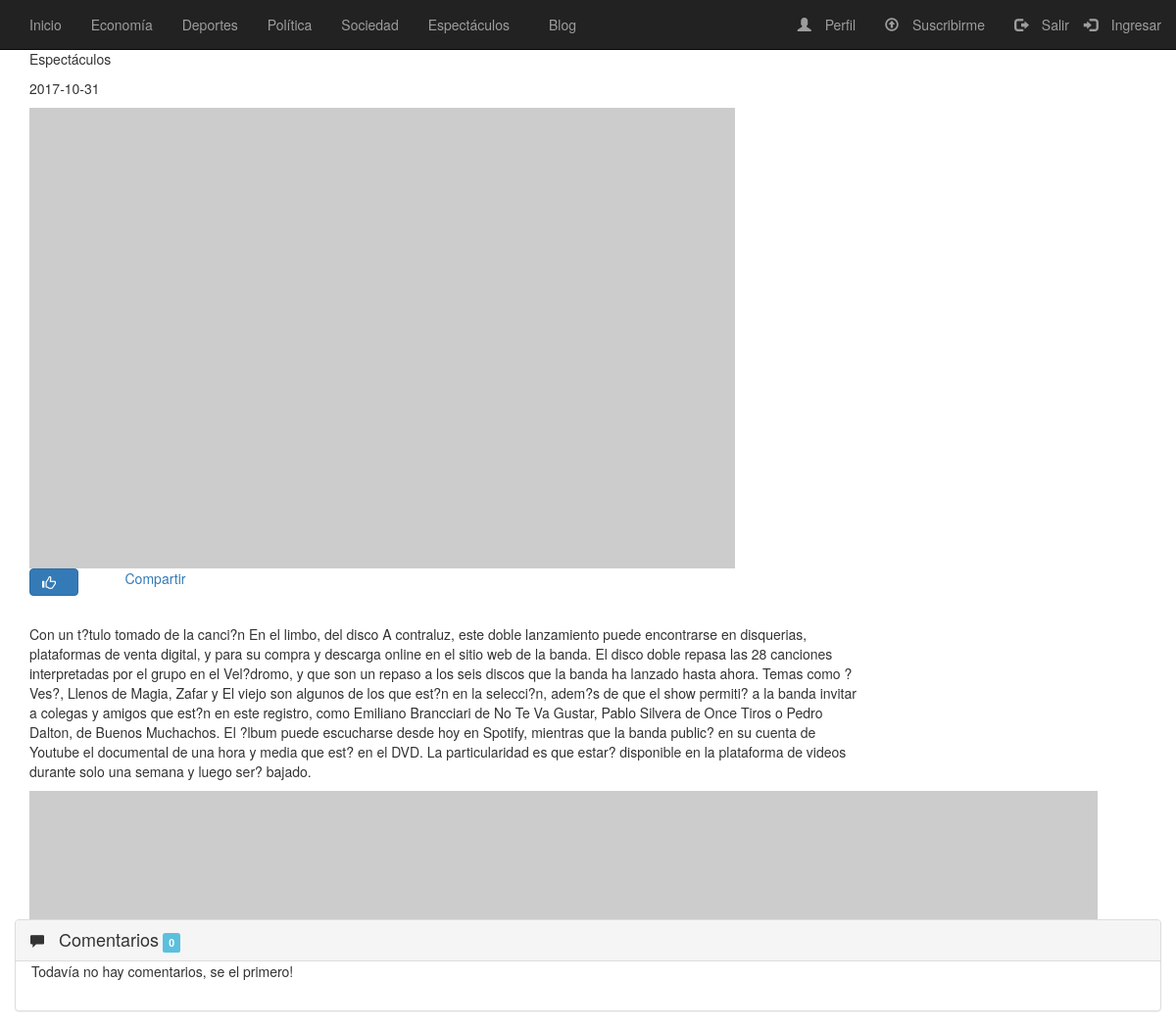
Screenshot of /frontend/presentacion/noticia.php?art=1 with the database file from the repository.
### tables this page shows
CREATE TABLE `seccion` (
  `id_s` int(11) NOT NULL,
  `nombre` varchar(50) DEFAULT NULL,
  `contador` int(11) DEFAULT NULL,
  `id_ed` int(11) DEFAULT NULL
);

CREATE TABLE `articulo` (
  `id_a` int(11) NOT NULL,
  `titulo` varchar(50) DEFAULT NULL,
  `fecha_a` date DEFAULT NULL,
  `contenido` varchar(7000) DEFAULT NULL,
  `autor` varchar(50) DEFAULT NULL,
  `likes` int(11) DEFAULT NULL,
  `contador_a` int(11) DEFAULT NULL,
  `id_s` int(11) DEFAULT NULL,
  `art_d` tinyint(1) DEFAULT NULL
);

### frontend/clases/model.php (called while the page is built, shortened)
<?php
    abstract class Model{
        public function __construct(){
            $this->_db = new mysqli(DB_HOST, DB_USER, DB_PASS, DB_NAME);
        }
    }

### frontend/clases/seccion.class.php (called while the page is built, shortened)
<?php
require_once('model.php');
class seccion extends Model{
    private $id;
function __construct($id='',$nombre='',$visitas='',$id_edicion='')
{
    $this->id=$id;
}
public function setId($id){
    $this->id=$id;
}
public function getId(){
    return $this->id;
}
public function listarSecciones(){
    $sql="SELECT `id_s`, `nombre` FROM `seccion`";
    $result = $this->_db->prepare($sql);
    $result->execute();
    $resultado = $result->get_result();
    $secciones = array();
    while ($row = $resultado->fetch_assoc()) {
      $secciones[] = $row;
    }
    return ($secciones);
}
public function nombreSeccion(){
    $id_s = $this->getId();
    $sql="SELECT `nombre`FROM `seccion` WHERE `id_s` =?";
    $result = $this->_db->prepare($sql);
    $result -> bind_param('i',$id_s);
    $result->execute();
    $resultado = $result->get_result();
    $row = $resultado->fetch_assoc();
    return ($row);
}
}

### frontend/clases/articulo.class.php (called while the page is built, shortened)
<?php
require_once('model.php');
class articulo extends Model{
    private $id;
function __construct($id='',$titulo='',$noticia='',$seccion='',$fecha='',$autor='',$destacado='',$comentario='',$visita='')
{
    $this->id=$id;
}
public function setId($id){
    $this->id=$id;
}
public function getId(){
    return $this->id;
}
public function listarArt(){
    $id_a = $this->getId();
    $sql="SELECT * FROM articulo where id_a = ?";
    $result = $this->_db->prepare($sql);
    $result -> bind_param('i',$id_a);
    $result ->execute();
    $resultado = $result->get_result();
    $art = $resultado->fetch_assoc();
    return($art);
}
}

### frontend/clases/publicidad.class.php (called while the page is built, shortened)
<?php
require_once('model.php');
class publicidad extends Model{
public function listarPubNoticia(){
    $espacio = 2;
    $fecha_hoy = date('Y-m-d');
    $sql="SELECT publicidad.publicacion AS p FROM publicidad, espacio, hay WHERE espacio.ubicacion = ?
    AND publicidad.fecha_h > ? AND hay.id_pub = publicidad.id_pub AND hay.id_esp = espacio.id_esp";
    $result=$this->_db->prepare($sql);
    $result ->bind_param('ss',$espacio,$fecha_hoy);
    $result ->execute();
    $resultado = $result->get_result();
    $publicidades = array();
    while ($row = $resultado->fetch_assoc()){
        $publicidades[] = $row;
    }
    if ($publicidades == null){
        return (false);
    }else{
        $i = array();
        foreach($publicidades as $p){
            $i[] = $p['p'];
        }
        $p = array_rand($i);
    return ($i[$p]);
    }
}
}

### frontend/presentacion/noticia.php (the view, shortened to what this page needs)
<html>
<head>
<link rel="stylesheet" href="https://maxcdn.bootstrapcdn.com/bootstrap/3.3.7/css/bootstrap.min.css">
<link rel="stylesheet" href="<?= $CSS;?>/estilos.css">
</head>
<?php
include('headerNoti.php');
    ?>
    <?php
if(isset($_GET['art'])){
    require_once($CLASES_DIR . 'articulo.class.php');
    $articulo = New articulo();
    $articulo->setId($id_art);
    $art = $articulo->listarArt();
    require_once ($CLASES_DIR . 'seccion.class.php');
    $sec = New seccion();
    $sec->setId($art['id_s']);
    $seccion = $sec->nombreSeccion();
    $seccion = $seccion['nombre'];
    ?>
    <body>
    <div class="container">
        <div class="row" >
            <div class="col-md-9">
                <div class="articulo">
                    <div>
                        <p class="tituloNoti"><?= $art['titulo']?></p>
                        <p class="cateNoti"><?= $seccion?></p>
                        <p class="fechaNoti"><?= $art['fecha_a'];?></p>
                    </div>
                </div>
            </div>
        </div>
        <div class="row">
            <div class="col-md-9 col-sm-12">
                <img class="imgNoti" src="http://placehold.it/720x470/eeeeee/333333" alt="Imágen">
            </div>
        </div>
        <div class="row">
            <div class="like">
                <div class="form-group likeNoticia col-md-1">
                        <form id="frmLike" name="frmLike" action="<?= $LOGICA;?>/procesarLike.php">
                            <button type="submit" id="btnLike" name="btnLike" class="btn btn-primary"><span class="glyphicon glyphicon-thumbs-up"></span></button>
                        </form>
                </div>
                <div class="compartirNoticia col-md-1">
                    <div class="fb-share-button" data-href="http://localhost" data-layout="button" data-size="large" data-mobile-iframe="true">
                    <a class="fb-xfbml-parse-ignore" target="_blank" href="https://www.facebook.com/sharer/sharer.php?u=http%3A%2F%2Flocalhost%2F&amp;src=sdkpreparse">Compartir</a></div>
                </div>
            </div>
        </div>
        <div class="row">
            <div class="txtNoti col-md-9 col-sm-12">
                <p>
                    <?= $art['contenido'];?>
                </p>
            </div>
        </div>
</div>
<div class="container">
    <div class="row">
            <div class="publiBanner col-sm-12">
            <?php
            require_once($CLASES_DIR . 'publicidad.class.php');
            $publicidad= New publicidad();
            $banner = $publicidad->listarPubNoticia();
            if ($banner != null){
            ?>
            <img class="" src="<?php echo $banner;?>">
            </div>
            <?php
            }
            ?>
    </div>
</div>
    <?php
    include('comentarios.php');
}else{
    ?>
    <script>window.location.replace('../presentacion/index.php');</script>
    <?php
}

### frontend/presentacion/headerNoti.php (shortened to what this page needs)
<!DOCTYPE html>
<html>
<head>
<link rel="stylesheet" href="https://maxcdn.bootstrapcdn.com/bootstrap/3.3.7/css/bootstrap.min.css">
<link rel="stylesheet" href="<?= $CSS;?>/estilos.css">
</head>
<?php
require_once($CLASES_DIR . 'seccion.class.php');
$seccion = New seccion();
$secciones = $seccion->listarSecciones();
?>
<body>
  <nav class="navbar navbar-inverse navbar-fixed-top">
    <div class="container-fluid">
      	<ul class="nav navbar-nav">
          <li><a href="<?= $PRESENTACION;?>/index.php"> Inicio</a></li>
      <?php foreach($secciones as $sec): ?>
				<li><a href="<?= $PRESENTACION;?>/seccion.php?id=<?php echo $sec['id_s']?>"><?php echo $sec['nombre'];?></a></li>
      <?php endforeach; ?>
      </ul>
      <ul class="nav navbar-nav">
        <li><a href=""><span class="glyphicon glyphicon-blog"></span>Blog</a></li>
      </ul>
        <div id="notlogged">
            <ul class="nav navbar-nav navbar-right">
                <li><a href="#" data-toggle="modal" data-target="#modalLogin"><span class="glyphicon glyphicon-log-in"></span> Ingresar</a></li>
            </ul>
        </div>
      <div id="logged" class="oculto">
        <ul class="nav navbar-nav navbar-right">
            <li><a id="perfil" name="perfil" href="<?= $PRESENTACION;?>/perfil.php"><span class="glyphicon glyphicon-user"></span></span> Perfil</a></li>
            <li><a id="suscripto" href="#" data-toggle="modal" data-target="#modalSuscripcion"><span class="glyphicon glyphicon-upload"></span> Suscribirme</a></li>
            <li><a id="btnLogout" href="<?= $PRESENTACION;?>/logout.php" onclick="logoutFb()"><span class="glyphicon glyphicon-log-out"></span> Salir</a></li>
          </ul>
      </div>
    </div>
  </nav>
</body>

### backend/estilos/estilos.css (style rules this page uses)
body { margin-top:50px; }
.glyphicon { margin-right:10px; }
body { margin-top:20px; }

### rows the page displays
seccion: nombre "Economía"
seccion: nombre "Deportes"
seccion: nombre "Política"
seccion: nombre "Sociedad"
seccion: nombre "Espectáculos"
articulo: fecha_a "2017-10-31", contenido "Con un t?tulo tomado de la canci?n En el limbo, del disco A contraluz, este doble lanzamiento puede encontrarse en disquerias, plataformas de venta digital, y para su compra y descarga online en el sitio web de la banda. El disco doble repasa las 28 canciones interpretadas por el grupo en el Vel?dromo, y que son un repaso a los seis discos que la banda ha lanzado hasta ahora. Temas como ?Ves?, Llenos de Magia, Zafar y El viejo son algunos de los que est?n en la selecci?n, adem?s de que el show permiti? a la banda invitar a colegas y amigos que est?n en este registro, como Emiliano Brancciari de No Te Va Gustar, Pablo Silvera de Once Tiros o Pedro Dalton, de Buenos Muchachos. El ?lbum puede…"

### other values shown
$cantComentarios['cant'] "0"
